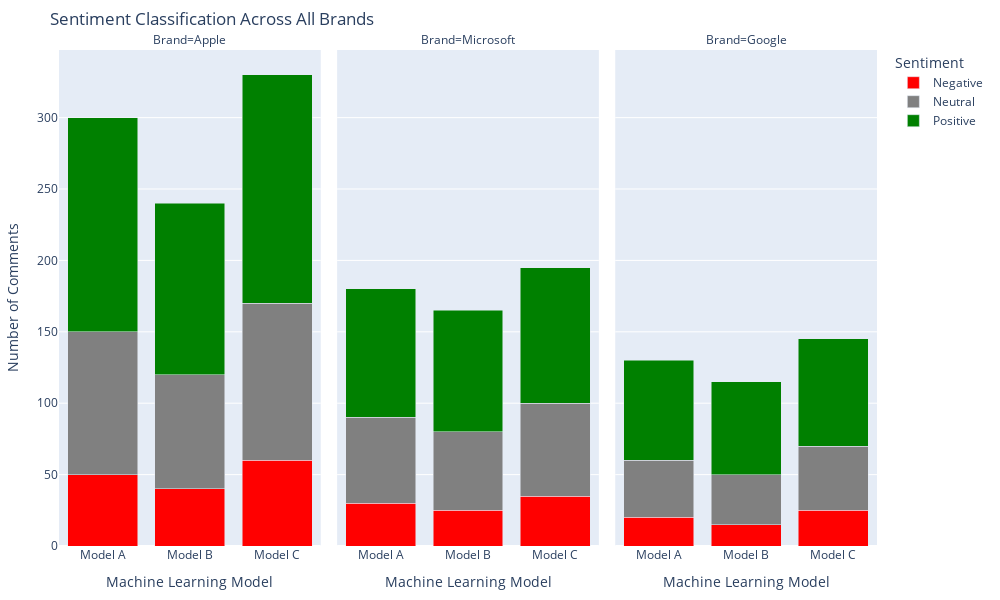

Here is the notebook cell this chart was saved with:
### Code cell
import pandas as pd
import plotly.express as px

# Example data for the chart
data = {
    "Brand": ["Apple", "Apple", "Apple", "Microsoft", "Microsoft", "Microsoft", "Google", "Google", "Google"] * 3,
    "Model": ["Model A"] * 9 + ["Model B"] * 9 + ["Model C"] * 9,
    "Sentiment": ["Negative", "Neutral", "Positive"] * 9,
    "Count": [50, 100, 150, 30, 60, 90, 20, 40, 70,
              40, 80, 120, 25, 55, 85, 15, 35, 65,
              60, 110, 160, 35, 65, 95, 25, 45, 75]
}

# Create a DataFrame
df = pd.DataFrame(data)

# Plot a stacked bar chart using Plotly
fig = px.bar(
    df,
    x="Model",
    y="Count",
    color="Sentiment",
    facet_col="Brand",  # Create separate subplots for each brand
    title="Sentiment Classification Across All Brands",
    barmode="stack",
    labels={"Count": "Number of Comments", "Model": "Machine Learning Model"},
    color_discrete_map={"Negative": "red", "Neutral": "gray", "Positive": "green"}
)

# Customize the layout (optional)
fig.update_layout(
    margin={"t": 50, "l": 50, "r": 50, "b": 50},
    height=600,
    width=1000
)

# Display the figure
fig.show()

### Figure 1 — Plotly figure (JSON) as saved in the notebook; plotly's stock layout.template omitted (floating-point values rounded to 4 significant figures)
{"data": [{"alignmentgroup": "True", "hovertemplate": "Sentiment=Negative<br>Brand=Apple<br>Machine Learning Model=%{x}<br>Number of Comments=%{y}<extra></extra>", "legendgroup": "Negative", "marker": {"color": "red", "pattern": {"shape": ""}}, "name": "Negative", "offsetgroup": "Negative", "orientation": "v", "showlegend": true, "textposition": "auto", "type": "bar", "x": ["Model A", "Model B", "Model C"], "xaxis": "x", "y": [50, 40, 60], "yaxis": "y"}, {"alignmentgroup": "True", "hovertemplate": "Sentiment=Negative<br>Brand=Microsoft<br>Machine Learning Model=%{x}<br>Number of Comments=%{y}<extra></extra>", "legendgroup": "Negative", "marker": {"color": "red", "pattern": {"shape": ""}}, "name": "Negative", "offsetgroup": "Negative", "orientation": "v", "showlegend": false, "textposition": "auto", "type": "bar", "x": ["Model A", "Model B", "Model C"], "xaxis": "x2", "y": [30, 25, 35], "yaxis": "y2"}, {"alignmentgroup": "True", "hovertemplate": "Sentiment=Negative<br>Brand=Google<br>Machine Learning Model=%{x}<br>Number of Comments=%{y}<extra></extra>", "legendgroup": "Negative", "marker": {"color": "red", "pattern": {"shape": ""}}, "name": "Negative", "offsetgroup": "Negative", "orientation": "v", "showlegend": false, "textposition": "auto", "type": "bar", "x": ["Model A", "Model B", "Model C"], "xaxis": "x3", "y": [20, 15, 25], "yaxis": "y3"}, {"alignmentgroup": "True", "hovertemplate": "Sentiment=Neutral<br>Brand=Apple<br>Machine Learning Model=%{x}<br>Number of Comments=%{y}<extra></extra>", "legendgroup": "Neutral", "marker": {"color": "gray", "pattern": {"shape": ""}}, "name": "Neutral", "offsetgroup": "Neutral", "orientation": "v", "showlegend": true, "textposition": "auto", "type": "bar", "x": ["Model A", "Model B", "Model C"], "xaxis": "x", "y": [100, 80, 110], "yaxis": "y"}, {"alignmentgroup": "True", "hovertemplate": "Sentiment=Neutral<br>Brand=Microsoft<br>Machine Learning Model=%{x}<br>Number of Comments=%{y}<extra></extra>", "legendgroup": "Neutral", "marker": {"color": "gray", "pattern": {"shape": ""}}, "name": "Neutral", "offsetgroup": "Neutral", "orientation": "v", "showlegend": false, "textposition": "auto", "type": "bar", "x": ["Model A", "Model B", "Model C"], "xaxis": "x2", "y": [60, 55, 65], "yaxis": "y2"}, {"alignmentgroup": "True", "hovertemplate": "Sentiment=Neutral<br>Brand=Google<br>Machine Learning Model=%{x}<br>Number of Comments=%{y}<extra></extra>", "legendgroup": "Neutral", "marker": {"color": "gray", "pattern": {"shape": ""}}, "name": "Neutral", "offsetgroup": "Neutral", "orientation": "v", "showlegend": false, "textposition": "auto", "type": "bar", "x": ["Model A", "Model B", "Model C"], "xaxis": "x3", "y": [40, 35, 45], "yaxis": "y3"}, {"alignmentgroup": "True", "hovertemplate": "Sentiment=Positive<br>Brand=Apple<br>Machine Learning Model=%{x}<br>Number of Comments=%{y}<extra></extra>", "legendgroup": "Positive", "marker": {"color": "green", "pattern": {"shape": ""}}, "name": "Positive", "offsetgroup": "Positive", "orientation": "v", "showlegend": true, "textposition": "auto", "type": "bar", "x": ["Model A", "Model B", "Model C"], "xaxis": "x", "y": [150, 120, 160], "yaxis": "y"}, {"alignmentgroup": "True", "hovertemplate": "Sentiment=Positive<br>Brand=Microsoft<br>Machine Learning Model=%{x}<br>Number of Comments=%{y}<extra></extra>", "legendgroup": "Positive", "marker": {"color": "green", "pattern": {"shape": ""}}, "name": "Positive", "offsetgroup": "Positive", "orientation": "v", "showlegend": false, "textposition": "auto", "type": "bar", "x": ["Model A", "Model B", "Model C"], "xaxis": "x2", "y": [90, 85, 95], "yaxis": "y2"}, {"alignmentgroup": "True", "hovertemplate": "Sentiment=Positive<br>Brand=Google<br>Machine Learning Model=%{x}<br>Number of Comments=%{y}<extra></extra>", "legendgroup": "Positive", "marker": {"color": "green", "pattern": {"shape": ""}}, "name": "Positive", "offsetgroup": "Positive", "orientation": "v", "showlegend": false, "textposition": "auto", "type": "bar", "x": ["Model A", "Model B", "Model C"], "xaxis": "x3", "y": [70, 65, 75], "yaxis": "y3"}], "layout": {"annotations": [{"font": {}, "showarrow": false, "text": "Brand=Apple", "x": 0.16, "xanchor": "center", "xref": "paper", "y": 1, "yanchor": "bottom", "yref": "paper"}, {"font": {}, "showarrow": false, "text": "Brand=Microsoft", "x": 0.5, "xanchor": "center", "xref": "paper", "y": 1, "yanchor": "bottom", "yref": "paper"}, {"font": {}, "showarrow": false, "text": "Brand=Google", "x": 0.84, "xanchor": "center", "xref": "paper", "y": 1, "yanchor": "bottom", "yref": "paper"}], "barmode": "stack", "height": 600, "legend": {"title": {"text": "Sentiment"}, "tracegroupgap": 0}, "margin": {"b": 50, "l": 50, "r": 50, "t": 50}, "title": {"text": "Sentiment Classification Across All Brands"}, "width": 1000, "xaxis": {"anchor": "y", "domain": [0, 0.32], "title": {"text": "Machine Learning Model"}}, "xaxis2": {"anchor": "y2", "domain": [0.34, 0.66], "matches": "x", "title": {"text": "Machine Learning Model"}}, "xaxis3": {"anchor": "y3", "domain": [0.68, 1.0], "matches": "x", "title": {"text": "Machine Learning Model"}}, "yaxis": {"anchor": "x", "domain": [0, 1], "title": {"text": "Number of Comments"}}, "yaxis2": {"anchor": "x2", "domain": [0, 1], "matches": "y", "showticklabels": false}, "yaxis3": {"anchor": "x3", "domain": [0, 1], "matches": "y", "showticklabels": false}}}
